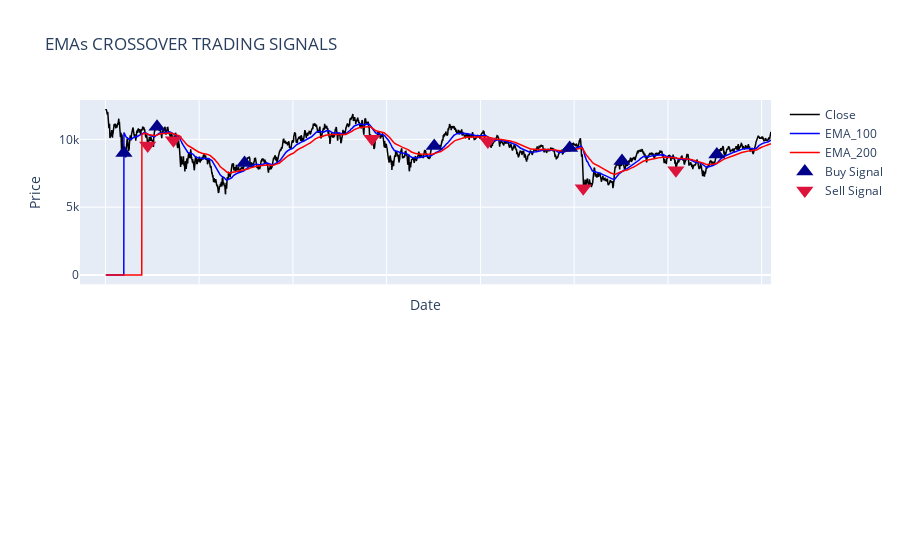

The notebook cell this image was saved under:
### Markdown cell above
## Estrategia de cruce de dos EMA's.

### Code cell
class EMAsStrategy():
    def __init__(self, indicators, short_window, long_window):
        self.indicators = indicators
        self.short_window = short_window
        self.long_window = long_window
        
    def detect_entry_exit_points(self):
        self.short_window_label = 'EMA_' + str(self.short_window)
        self.long_window_label = 'EMA_' + str(self.long_window)
        
        short_ema_df = self.indicators.exponential_moving_average(self.short_window)
        long_ema_df = self.indicators.exponential_moving_average(self.long_window)
        
        self.emas_df = self.indicators.close_df.join(short_ema_df).join(long_ema_df)
        
        self.entry_exit_dates = pd.DataFrame(index=self.emas_df.index, columns=['Close', 'Entry_Exit'])
        self.emas_df.fillna(0, inplace=True)
    
        position = 0
        for i in range(1, len(self.emas_df)):
            if self.emas_df[self.short_window_label][i] > self.emas_df[self.long_window_label][i] and self.emas_df[self.short_window_label][i - 1] <= self.emas_df[self.long_window_label][i - 1]:
                self.entry_exit_dates.loc[self.emas_df.index[i], 'Close'] = self.emas_df['Close'][i]  # Asignar el valor de Close
                self.entry_exit_dates.loc[self.emas_df.index[i], 'Entry_Exit'] = 1  # Compra
            elif self.emas_df[self.short_window_label][i] < self.emas_df[self.long_window_label][i] and self.emas_df[self.short_window_label][i - 1] >= self.emas_df[self.long_window_label][i - 1]:
                self.entry_exit_dates.loc[self.emas_df.index[i], 'Close'] = self.emas_df['Close'][i]  # Asignar el valor de Close
                self.entry_exit_dates.loc[self.emas_df.index[i], 'Entry_Exit'] = -1  # Venta
    
        self.entry_exit_dates.dropna(inplace=True)
        return self.entry_exit_dates
    
    def calculate_invest_evolution(self, entry_exit_dates):
        if len(self.entry_exit_dates) == 0:
            return self.entry_exit_dates  # Retornar el DataFrame vacío si no hay datos
        self.invest_evolution_df = self.entry_exit_dates .copy(deep=True)
        first_row = entry_exit_dates.iloc[0]
        self.invest_evolution_df ['Buy&Hold'] = 100.00 * (self.invest_evolution_df ['Close'] / first_row['Close'])
        cash = 100.00
        shares = 0
        for i, row in self.invest_evolution_df .iterrows():
            if row['Entry_Exit'] == 1:  # Compra
                shares = cash / row['Close']
                cash = 0
            elif row['Entry_Exit'] == -1:  # Venta
                cash = shares * row['Close']
                shares = 0
            self.invest_evolution_df.loc[i, 'Buy&Sell'] = cash + shares * row['Close']
        return self.invest_evolution_df

    def plot_buy_sell_signals_matplotlib(self): 
        self.short_ema_label = 'EMA_' + str(self.short_window)
        self.long_ema_label = 'EMA_' + str(self.long_window)        
        buy_prices = self.entry_exit_dates[self.entry_exit_dates['Entry_Exit'] == 1]
        sell_prices = self.entry_exit_dates[self.entry_exit_dates['Entry_Exit'] == -1]        
        
        plt.rcParams.update({'font.size': 10})
    
        plt.plot(self.emas_df['Close'], alpha=0.3, label='Close', lw=1.5)
        plt.plot(self.emas_df[ self.short_ema_label], alpha=0.6, label='EMA_' + str(self.short_window), lw=1.5)
        plt.plot(self.emas_df[self.long_ema_label], alpha=0.6, label='EMA_' + str(self.long_window), lw=1.5)
        
        plt.scatter(buy_prices.index, buy_prices['Close'], marker='^', s=100, color='darkblue', label='BUY SIGNAL')
        plt.scatter(sell_prices.index, sell_prices['Close'], marker='v', s=100, color='crimson', label='SELL SIGNAL')
    
        plt.legend(loc='upper left')
        plt.title('EMAs CROSSOVER TRADING SIGNALS')
        plt.xlabel('Date')
        plt.ylabel('Price')
    
        plt.xticks(rotation=45, ha='right')
        plt.gca().xaxis.set_major_formatter(mdates.DateFormatter('%Y-%m'))
    
        plt.show()

    def plot_buy_sell_signals_plotly(self):
        buy_prices = self.entry_exit_dates[self.entry_exit_dates['Entry_Exit'] == 1]
        sell_prices = self.entry_exit_dates[self.entry_exit_dates['Entry_Exit'] == -1]
    
        short_ema_label = 'EMA_' + str(self.short_window)
    
        fig = make_subplots(rows=2, cols=1, shared_xaxes=True, vertical_spacing=0.03)
    
        fig.add_trace(go.Scatter(x=self.emas_df.index, y=self.emas_df['Close'], mode='lines', name='Close', line=dict(color='black', width=1.5)), row=1, col=1)
        fig.add_trace(go.Scatter(x=self.emas_df.index, y=self.emas_df[short_ema_label], mode='lines', name=short_ema_label, line=dict(color='blue', width=1.5)), row=1, col=1)
        fig.add_trace(go.Scatter(x=self.emas_df.index, y=self.emas_df['EMA_' + str(self.long_window)], mode='lines', name='EMA_' + str(self.long_window), line=dict(color='red', width=1.5)), row=1, col=1)
    
        fig.add_trace(go.Scatter(x=buy_prices.index, y=buy_prices['Close'], mode='markers', name='Buy Signal', marker=dict(symbol='triangle-up', size=15, color='darkblue')), row=1, col=1)
        fig.add_trace(go.Scatter(x=sell_prices.index, y=sell_prices['Close'], mode='markers', name='Sell Signal', marker=dict(symbol='triangle-down', size=15, color='crimson')), row=1, col=1)
    
        fig.update_layout(title='EMAs CROSSOVER TRADING SIGNALS', xaxis=dict(title='Date', tickangle=45), yaxis=dict(title='Price'), height=800)
    
        fig.show()

# Parámetros de análisis
ticker = '^IBEX'
start_date = '2010-1-1'
end_date = '2024-3-15'
short_window = 100
long_window = 200

# Crear una instancia de TechnicalIndicators
indicators = CalculateEMAs(ticker, start_date, end_date, short_window, long_window)

# Llamar al método get_quotes() en la instancia creada
close_df, quote_closing_df = indicators.get_quotes()

emas = EMAsStrategy(indicators, short_window, long_window)

entry_exit_dates = emas.detect_entry_exit_points()
emas.calculate_invest_evolution(entry_exit_dates)
print (f'\nEvolución de la inversión:\n {emas.invest_evolution_df}\n')
emas.plot_buy_sell_signals_matplotlib()
emas.plot_buy_sell_signals_plotly()

### Figure 1 — Plotly figure (JSON) as saved in the notebook; plotly's stock layout.template omitted (floating-point values rounded to 4 significant figures; data arrays with more than 128 entries replaced by an {"elided": "..."} marker saying what was removed)
{"data": [{"line": {"color": "black", "width": 1.5}, "mode": "lines", "name": "Close", "type": "scatter", "x": {"elided": "3633 str values"}, "xaxis": "x", "y": {"elided": "3633 float values"}, "yaxis": "y"}, {"line": {"color": "blue", "width": 1.5}, "mode": "lines", "name": "EMA_100", "type": "scatter", "x": {"elided": "3633 str values"}, "xaxis": "x", "y": {"elided": "3633 float values"}, "yaxis": "y"}, {"line": {"color": "red", "width": 1.5}, "mode": "lines", "name": "EMA_200", "type": "scatter", "x": {"elided": "3633 str values"}, "xaxis": "x", "y": {"elided": "3633 float values"}, "yaxis": "y"}, {"marker": {"color": "darkblue", "size": 15, "symbol": "triangle-up"}, "mode": "markers", "name": "Buy Signal", "type": "scatter", "x": ["2010-05-25T00:00:00", "2011-02-07T00:00:00", "2012-12-20T00:00:00", "2017-01-06T00:00:00", "2019-11-27T00:00:00", "2021-01-08T00:00:00", "2023-01-17T00:00:00"], "xaxis": "x", "y": [9004.0, 10920.0, 8264.0, 9516.0, 9363.0, 8408.0, 8890.0], "yaxis": "y"}, {"marker": {"color": "crimson", "size": 15, "symbol": "triangle-down"}, "mode": "markers", "name": "Sell Signal", "type": "scatter", "x": ["2010-11-26T00:00:00", "2011-06-15T00:00:00", "2015-09-09T00:00:00", "2018-02-28T00:00:00", "2020-03-12T00:00:00", "2022-03-04T00:00:00"], "xaxis": "x", "y": [9547.0, 9933.0, 10040.0, 9840.0, 6391.0, 7721.0], "yaxis": "y"}], "layout": {"autosize": true, "title": {"text": "EMAs CROSSOVER TRADING SIGNALS"}, "xaxis": {"anchor": "y", "autorange": true, "domain": [0, 1], "matches": "x2", "range": ["2009-07-15 02:19:28.8346", "2024-03-14"], "showticklabels": false, "tickangle": 45, "title": {"text": "Date"}, "type": "date"}, "xaxis2": {"anchor": "y2", "autorange": true, "domain": [0, 1], "range": ["2009-07-15 02:19:28.8346", "2024-03-14"]}, "yaxis": {"anchor": "x", "autorange": true, "domain": [0.515, 1], "range": [-679.0, 12900.0], "title": {"text": "Price"}, "type": "linear"}, "yaxis2": {"anchor": "x2", "domain": [0, 0.485]}}}
